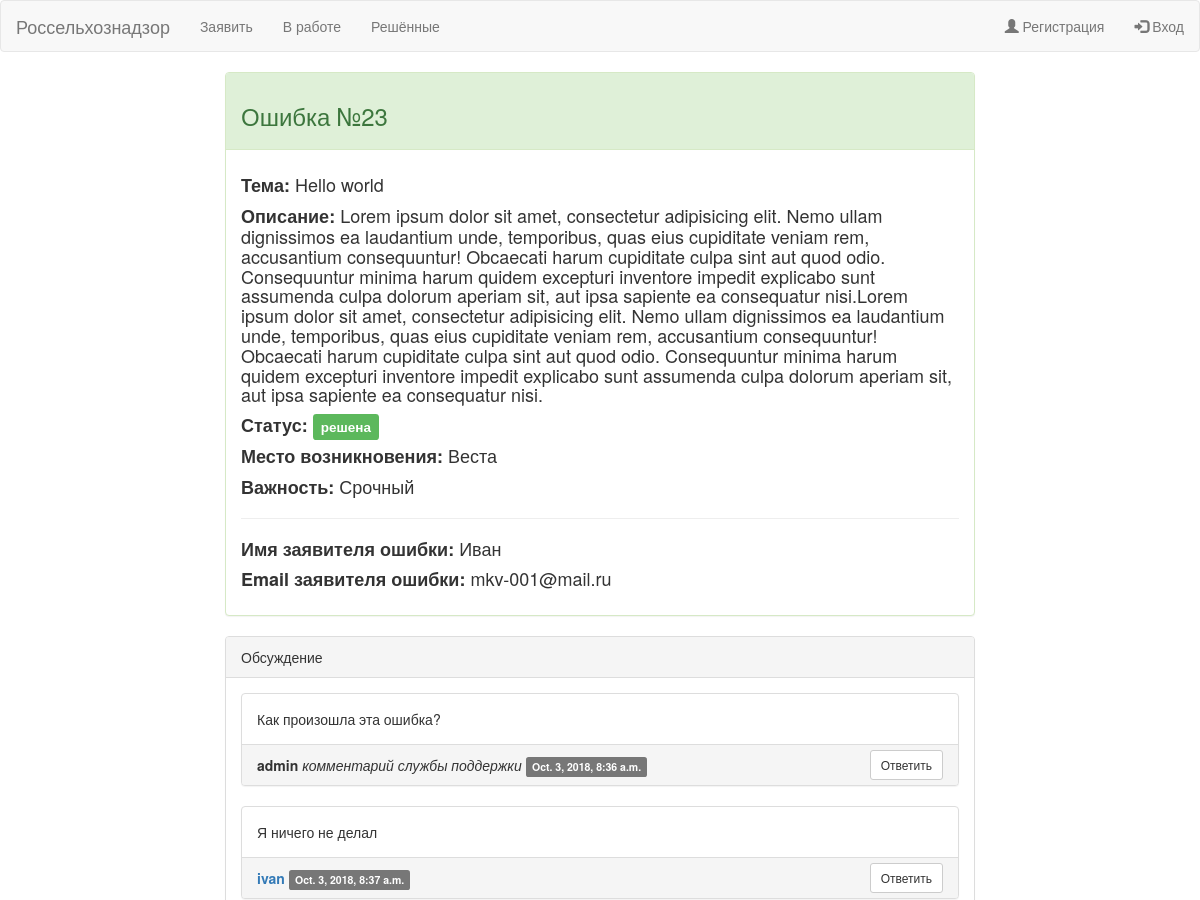
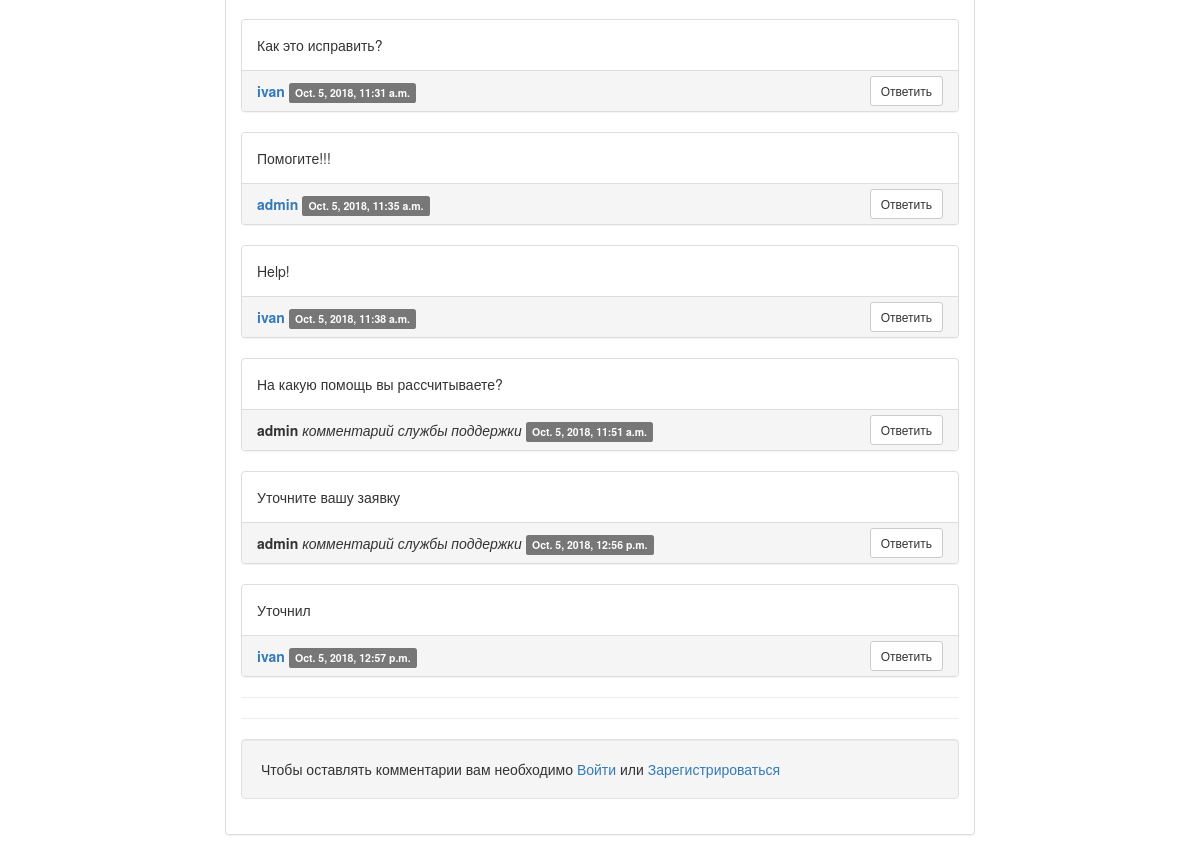
Page /bugs/issue/23 on the committed database (2 pictures, top to bottom).
### bugtracker_app/models.py (models this page shows, shortened)
class Issue(models.Model):
    subject = models.CharField(max_length=50)
    description = models.TextField()
    notify_by_email = models.BooleanField(default=True)
    created_date = models.DateTimeField(auto_now_add=True)
    updated_date = models.DateTimeField(auto_now_add=True)
    author_name = models.CharField(max_length=30, null=True, blank=True)
    author_email = models.EmailField(null=True, blank=True)
    author = models.ForeignKey(
        User,
        on_delete=models.PROTECT,
        null=True)
    status = models.ForeignKey(
        IssueStatus,
        on_delete=models.PROTECT,
        default=IssueStatus.get_default()[0])
    importance = models.ForeignKey(
        IssueImportance,
        on_delete=models.PROTECT)
    area = models.ForeignKey(
        IssueArea,
        on_delete=models.PROTECT)
    category = models.ForeignKey(
        IssueCategory,
        on_delete=models.PROTECT,
        default=0)
    version = models.ForeignKey(
        IssueVersion,
        on_delete=models.PROTECT,
        null=True, blank=True)

@deconstructible()
class IssueStatus(models.Model):
    name = models.CharField(max_length=30, unique=True)

class IssueArea(models.Model):
    name = models.CharField(max_length=100, unique=True)

class IssueImportance(models.Model):
    priority = models.PositiveSmallIntegerField(unique=True)
    name = models.CharField(max_length=30, unique=True)

class IssueComment(models.Model):
    content = models.TextField()
    from_username = models.CharField(max_length=255, null=True, blank=True)
    is_staff = models.BooleanField(default=False)
    created_date = models.DateTimeField(auto_now_add=True)
    user = models.ForeignKey(
        User,
        on_delete=models.PROTECT,
        related_name="comments",
        null=True, blank=True
    )
    issue = models.ForeignKey(
        Issue,
        on_delete=models.PROTECT,
        related_name="comments"
    )
    reply_to = models.ForeignKey(
        'self',
        on_delete=models.PROTECT,
        null=True, blank=True,
        default=None,
        related_name='replies')

### bugtracker_app/views.py (the view, shortened to what this page needs)
# urls.py: path('issue/<int:pk>', IssueDetail.as_view(), name='issue_detail'),
class IssueDetail(DetailView):
    model = Issue
    def get_context_data(self, **kwargs):
        ctx = super().get_context_data(**kwargs)
        ctx['reply'] = int(self.request.session.get('reply', -1))
        self.request.session['reply'] = -1
        return ctx

### bugtracker_app/myfilters.py (called while the page is built)
@register.filter(name='css_by_issue_status')
def css_by_issue_status(issue_status):
    css_class = 'default'
    if issue_status == 'отклонена':
        css_class = 'danger'
    elif issue_status == 'в работе':
        css_class = 'warning'
    elif issue_status == 'новая':
        css_class = 'info'
    elif issue_status == 'решена':
        css_class = 'success'
    return css_class

### templates/bugtracker_app/issue_detail.html (shortened to what this page needs)
{% extends 'bugtracker_app/base.html'%}
{% block content %}
  <div class="container">
    <div class="row">
      <div class="col-md-8 col-md-offset-2">
        {% include 'bugtracker_app/issue_detail/issue.html'%}
      </div>
    </div>
    <div class="row">
      <div class="col-md-8 col-md-offset-2">
        {% include 'bugtracker_app/issue_detail/comments.html'%}
      </div>
    </div>
  </div>
{% endblock %}

### templates/bugtracker_app/base.html (shortened to what this page needs)
<!DOCTYPE html>
<html>
<head>
    <link rel="stylesheet" href="https://maxcdn.bootstrapcdn.com/bootstrap/3.3.7/css/bootstrap.min.css">
</head>
<body>
<header>
    {% include 'bugtracker_app/navbar.html' %}
</header>
<main>
{% block content %}
{% endblock %}
</main>
</body>
</html>

### templates/bugtracker_app/navbar.html (shortened to what this page needs)
<nav class="navbar navbar-default">
  <div class="container-fluid">
    <div class="navbar-header">
      <a class="navbar-brand" href="{%url 'bugtracker:index'%}">Россельхознадзор</a>
    </div>
    <ul class="nav navbar-nav">
      <li class="{{page_report}}">
        <a href="{% url 'bugtracker:index'%}">Заявить</a>
      </li>
      <li class="{{page_in_progress}}">
        <a href="{% url 'bugtracker:in_progress_issues' %}">В работе</a>
      </li>
      <li class="{{page_solved}}">
        <a href="{% url 'bugtracker:solved_issues' %}">Решённые</a>
      </li>
    </ul>
    <ul class="nav navbar-nav navbar-right">
      {% if user.is_authenticated %}
      <li>
        <a href="{%url 'logout'%}?next={{request.path}}">
          <span class="glyphicon glyphicon-log-out"></span> Выход
        </a>
      </li>
      {% else %}
      <li>
        <a href="{%url 'bugtracker:register'%}">
          <span class="glyphicon glyphicon-user"></span> Регистрация
        </a>
      </li>
      <li>
        <a href="{%url 'login'%}?next={{request.path}}">
          <span class="glyphicon glyphicon-log-in"></span> Вход
        </a>
      </li>
      {% endif %}
    </ul>
  </div>
</nav>

### templates/bugtracker_app/issue_detail/issue.html
{% load myfilters %}
<div class="panel panel-{{issue.status.name|css_by_issue_status}}">
  <div class="panel-heading">
    <h3>Ошибка №{{issue.pk}}</h3>
  </div>
  <div class="panel-body">
  <h4><b>Тема:</b> {{issue.subject}}</h4>
  <h4><b>Описание:</b> {{issue.description}}</h4>
  <h4><b>Статус:</b>
    <span class="label label-{{issue.status.name|css_by_issue_status}}">
      {{ issue.status.name }}
    </span>
  </h4>
  <h4><b>Место возникновения:</b> {{issue.area.name}}</h4>
  <h4><b>Важность:</b> {{issue.importance.name}}</h4>
  <hr>
  <h4><b>Имя заявителя ошибки:</b> {{issue.author_name}}</h4>
  <h4><b>Email заявителя ошибки:</b> {{issue.author_email}}</h4>
  </div>
</div>

### templates/bugtracker_app/issue_detail/comments.html (shortened to what this page needs)
<div class="panel panel-default">
    <div class="panel-heading">
      Обсуждение
    </div>
    <div class="panel-body">
      {% for comment in issue.comments.all%}
        {% include 'bugtracker_app/issue_detail/comment.html'%}
      {% empty %}
        <div class="well">Комментариев нет</div>
      {% endfor %}
      <hr>
      <hr>
      {% if reply < 0 %}
        {% include 'bugtracker_app/issue_detail/add_new_comment.html'%}
      {% endif %}
    </div>
</div>

### templates/bugtracker_app/issue_detail/comment.html (shortened to what this page needs)
<div id="comment{{comment.id}}" class="panel panel-default">
  <div class="panel-body">
    {{ comment.content }}
  </div>
  <div class="panel-footer">
    {% if comment.user %}
      <a href="{% url 'bugtracker:profile' comment.user.id %}">
        <b> {{ comment.from_username }} </b>
      </a>
    {% else %}
      <b> {{ comment.from_username }} </b>
    {% endif%}
    {% if comment.is_staff %}
      <i>комментарий службы поддержки</i>
    {% endif %}
    <div class="label label-default">
      {{ comment.created_date }}
    </div>
    <form action="" method="post">
      <button class="btn btn-default btn-sm pull-right" style="margin-top: -25px;">Ответить</button>
    </form>
  </div>
</div>

### templates/bugtracker_app/issue_detail/add_new_comment.html
{% if user.is_authenticated %}
  <div class="panel panel-primary">
    <div class="panel-heading">Добавить комментарий</div>
    <div class="panel-body">
      <form action="" method="post">
        {% csrf_token %}
        <textarea name="comment" class="form-control" rows="5"></textarea>
        <hr>
        <button type="submit" class="btn btn-primary">Отправить</button>
      </form>
    </div>
  </div>
{% else %}
  <div class="well">
    Чтобы оставлять комментарии вам необходимо
    <a href="{% url 'login'%}?next={{request.path}}">Войти</a> или
    <a href="{% url 'bugtracker:register'%}">Зарегистрироваться</a>
  </div>
{% endif %}

### rows in the picture
Issue: pk "23", subject "Hello world", description "Lorem ipsum dolor sit amet, consectetur adipisicing elit. Nemo ullam dignissimos ea laudantium unde, temporibus, quas eius cupiditate veniam rem, accusantium consequuntur! Obcaecati harum cupiditate culpa sint aut quod odio. Consequuntur minima harum quidem excepturi inventore impedit explicabo sunt assumenda culpa dolorum aperiam sit, aut ipsa sapiente ea consequatur nisi.Lorem ipsum dolor sit amet, consectetur adipisicing elit. Nemo ullam dignissimos ea laudantium unde, temporibus, quas eius cupiditate veniam rem, accusantium consequuntur! Obcaecati harum cupiditate culpa sint aut quod odio. Consequuntur minima harum quidem excepturi inventore impedit explicabo sunt assumenda culpa…", status.name "решена", area.name "Веста", importance.name "Срочный", author_name "Иван", author_email "mkv-001@mail.ru"
IssueComment: content "Как произошла эта ошибка?", from_username "admin", is_staff "комментарий службы поддержки", created_date "Oct. 3, 2018, 8:36 a.m."
IssueComment: content "Я ничего не делал", from_username "ivan", created_date "Oct. 3, 2018, 8:37 a.m."
IssueComment: content "Как это исправить?", from_username "ivan", created_date "Oct. 5, 2018, 11:31 a.m."
IssueComment: content "Помогите!!!", from_username "admin", created_date "Oct. 5, 2018, 11:35 a.m."
IssueComment: content "Help!", from_username "ivan", created_date "Oct. 5, 2018, 11:38 a.m."
IssueComment: content "На какую помощь вы рассчитываете?", from_username "admin", is_staff "комментарий службы поддержки", created_date "Oct. 5, 2018, 11:51 a.m."
IssueComment: content "Уточните вашу заявку", from_username "admin", is_staff "комментарий службы поддержки", created_date "Oct. 5, 2018, 12:56 p.m."
IssueComment: content "Уточнил", from_username "ivan", created_date "Oct. 5, 2018, 12:57 p.m."
